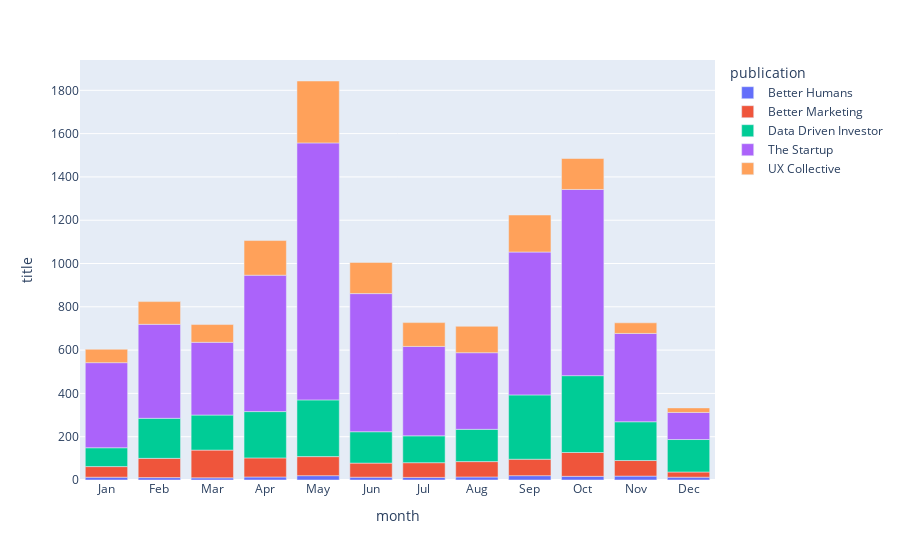

Notebook cell for this chart:
### Code cell
#Number of articles published in each month

medium_dfmonth=medium_df.groupby(["month","publication"])["title"].count().reset_index()
medium_dfmonth["month"]=medium_dfmonth["month"].apply(lambda x:calendar.month_abbr[x])
fig=px.bar(data_frame=medium_dfmonth, x="month", y="title", color="publication")
fig.show()

### Figure 1 — Plotly figure (JSON) as saved in the notebook; plotly's stock layout.template omitted (floating-point values rounded to 4 significant figures)
{"data": [{"alignmentgroup": "True", "hovertemplate": "publication=Better Humans<br>month=%{x}<br>title=%{y}<extra></extra>", "legendgroup": "Better Humans", "marker": {"color": "#636efa", "pattern": {"shape": ""}}, "name": "Better Humans", "offsetgroup": "Better Humans", "orientation": "v", "showlegend": true, "textposition": "auto", "type": "bar", "x": ["Jan", "Feb", "Mar", "Apr", "May", "Jun", "Jul", "Aug", "Sep", "Oct", "Nov", "Dec"], "xaxis": "x", "y": [13, 11, 10, 14, 20, 13, 12, 14, 20, 17, 18, 13], "yaxis": "y"}, {"alignmentgroup": "True", "hovertemplate": "publication=Better Marketing<br>month=%{x}<br>title=%{y}<extra></extra>", "legendgroup": "Better Marketing", "marker": {"color": "#EF553B", "pattern": {"shape": ""}}, "name": "Better Marketing", "offsetgroup": "Better Marketing", "orientation": "v", "showlegend": true, "textposition": "auto", "type": "bar", "x": ["Jan", "Feb", "Mar", "Apr", "May", "Jun", "Jul", "Aug", "Sep", "Oct", "Nov", "Dec"], "xaxis": "x", "y": [49, 89, 128, 88, 88, 65, 68, 71, 76, 110, 72, 24], "yaxis": "y"}, {"alignmentgroup": "True", "hovertemplate": "publication=Data Driven Investor<br>month=%{x}<br>title=%{y}<extra></extra>", "legendgroup": "Data Driven Investor", "marker": {"color": "#00cc96", "pattern": {"shape": ""}}, "name": "Data Driven Investor", "offsetgroup": "Data Driven Investor", "orientation": "v", "showlegend": true, "textposition": "auto", "type": "bar", "x": ["Jan", "Feb", "Mar", "Apr", "May", "Jun", "Jul", "Aug", "Sep", "Oct", "Nov", "Dec"], "xaxis": "x", "y": [87, 185, 162, 214, 262, 145, 124, 149, 297, 355, 179, 150], "yaxis": "y"}, {"alignmentgroup": "True", "hovertemplate": "publication=The Startup<br>month=%{x}<br>title=%{y}<extra></extra>", "legendgroup": "The Startup", "marker": {"color": "#ab63fa", "pattern": {"shape": ""}}, "name": "The Startup", "offsetgroup": "The Startup", "orientation": "v", "showlegend": true, "textposition": "auto", "type": "bar", "x": ["Jan", "Feb", "Mar", "Apr", "May", "Jun", "Jul", "Aug", "Sep", "Oct", "Nov", "Dec"], "xaxis": "x", "y": [393, 434, 336, 630, 1187, 638, 413, 354, 660, 860, 408, 125], "yaxis": "y"}, {"alignmentgroup": "True", "hovertemplate": "publication=UX Collective<br>month=%{x}<br>title=%{y}<extra></extra>", "legendgroup": "UX Collective", "marker": {"color": "#FFA15A", "pattern": {"shape": ""}}, "name": "UX Collective", "offsetgroup": "UX Collective", "orientation": "v", "showlegend": true, "textposition": "auto", "type": "bar", "x": ["Jan", "Feb", "Mar", "Apr", "May", "Jun", "Jul", "Aug", "Sep", "Oct", "Nov", "Dec"], "xaxis": "x", "y": [62, 105, 82, 160, 286, 144, 110, 122, 171, 143, 49, 21], "yaxis": "y"}], "layout": {"barmode": "relative", "legend": {"title": {"text": "publication"}, "tracegroupgap": 0}, "margin": {"t": 60}, "xaxis": {"anchor": "y", "domain": [0, 1], "title": {"text": "month"}}, "yaxis": {"anchor": "x", "domain": [0, 1], "title": {"text": "title"}}}}
